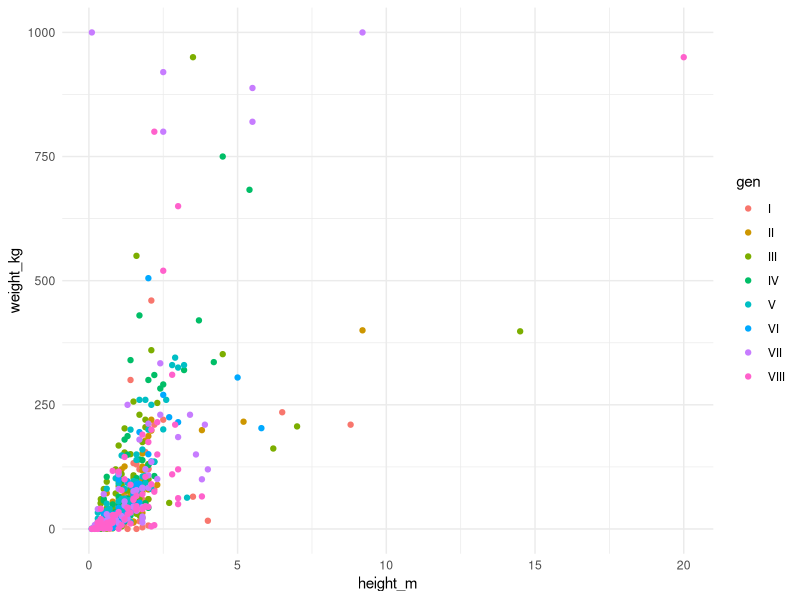

Source code (R):
library(here)
library(tidyverse)
library(ggplot2)

pokemon <- read_csv(here("data", "pokemon.csv"))

ggplot(pokemon, aes(x = height_m, y = weight_kg, color = gen)) +
  geom_point() +
  theme_minimal()
